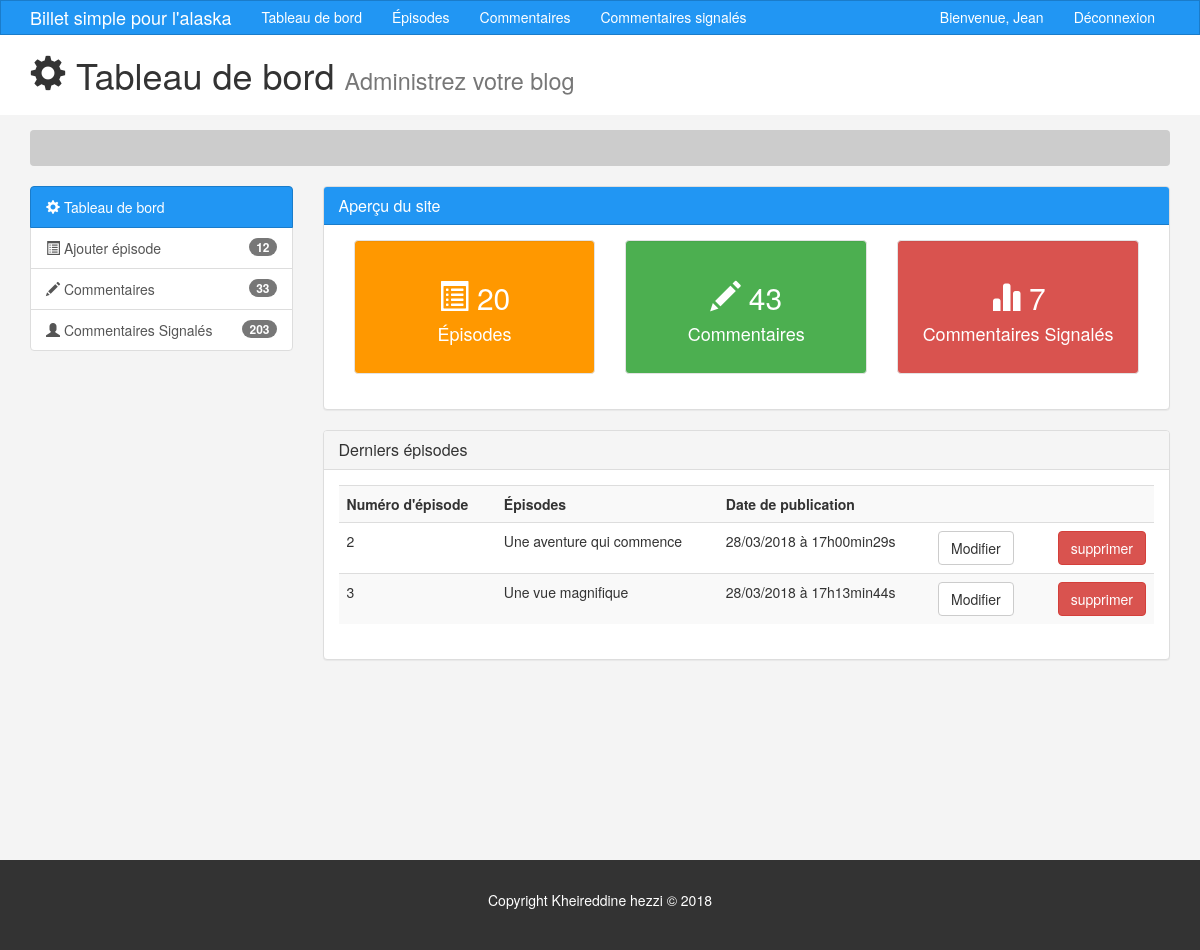
The page /admin/index (signed in) on the database as committed earlier.
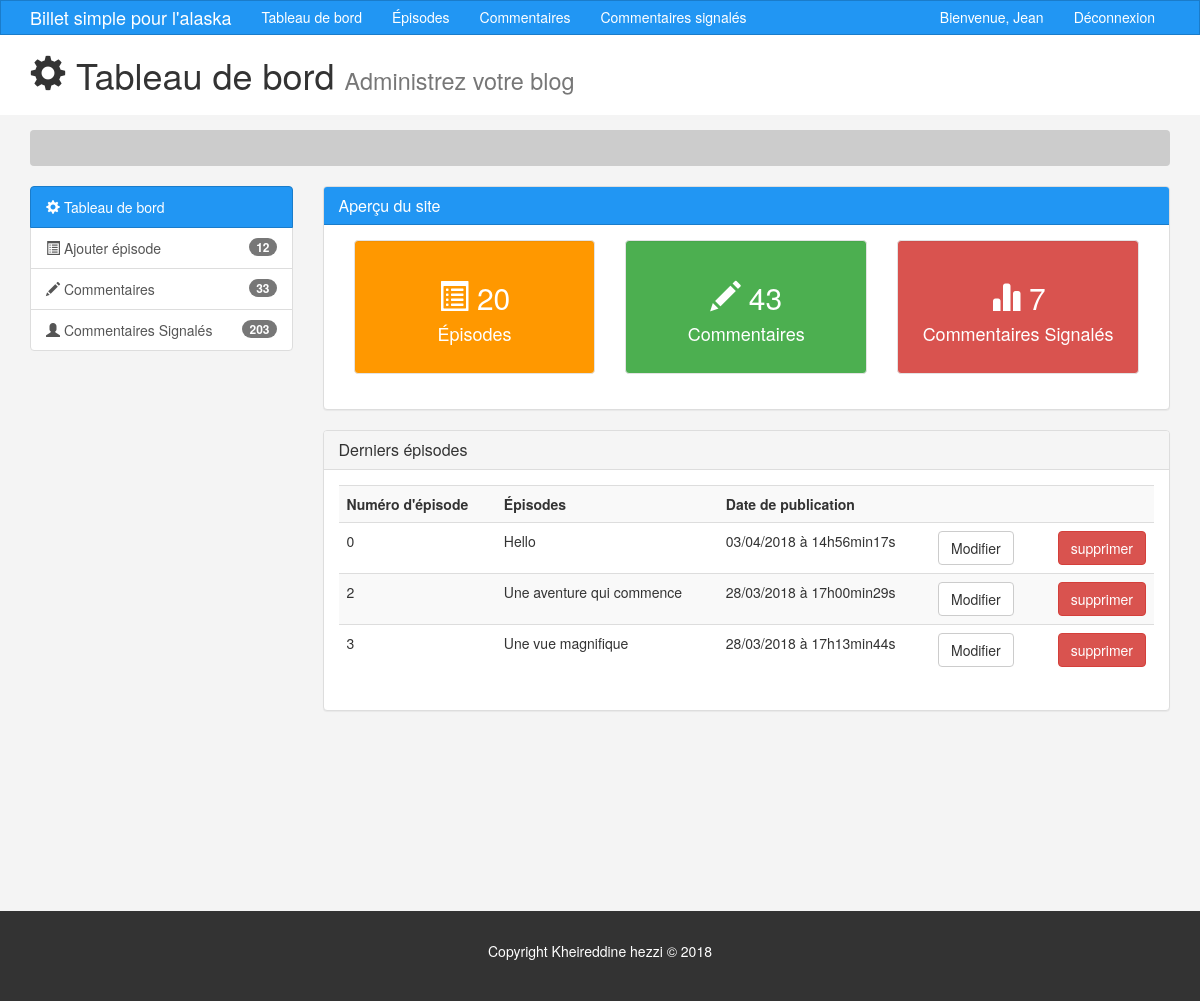
The same page on the database as committed later.
### tables this page shows
CREATE TABLE `posts` (
  `id` int(11) NOT NULL,
  `user_id` int(11) NOT NULL,
  `title` varchar(255) NOT NULL,
  `content` text NOT NULL,
  `created_at` datetime NOT NULL DEFAULT CURRENT_TIMESTAMP,
  `number_e` int(11) NOT NULL
);

### app/controllers/Admin.php (called while the page is built, shortened)
<?php
class Admin extends controller{
    public function __construct(){
        $this->postModel = $this->model('Post');
    }
    public function index(){
            $posts = $this->postModel->getPosts();
            $data = [
                    'admin' => $posts
            ];
            $this->view('admin/index',$data);
    }
}

### app/libraries/Core.php (called while the page is built, shortened)
<?php
class Core {
    protected $currentMethod = 'index';
    public function __construct(){
        $url = $this->getUrl();
        if(file_exists('../app/controllers/' .ucwords($url[0]).'.php')){
        unset($url[0]);
        }
        $this->currentController = new $this->currentController;
        if(isset($url[1])){
                if(method_exists($this->currentController, $url[1])){
                $this->currentMethod = $url[1];
                unset($url[1]);
            }
        }
        $this->params = $url ? array_values($url) : [];
        call_user_func_array([$this->currentController,
                             $this->currentMethod], $this->params);
    }
    public function getUrl(){
        if(isset($_GET['url'])){
            $url = rtrim($_GET['url'], '/');
            $url = filter_var($url, FILTER_SANITIZE_URL);
            $url = explode('/',$url);
            return $url;
        }
    }
}

### public/index.php (called while the page is built, shortened)
<?php
    $init = new Core;

### app/libraries/Database.php (called while the page is built, shortened)
<?php
 class Database {
    private $host = DB_HOST;
    private $user = DB_USER;
    private $pass = DB_PASS;
    private $dbname = DB_NAME;
    private $dbh;
    private $stmt;
    public function __construct(){
        $dsn = 'mysql:host='.$this->host.';dbname='. $this->dbname;
        $options =  array(
            PDO::MYSQL_ATTR_INIT_COMMAND => 'SET NAMES utf8',
            PDO::ATTR_PERSISTENT => true,
            PDO::ATTR_ERRMODE => PDO::ERRMODE_EXCEPTION
        );
        try{
            $this->dbh = new PDO($dsn, $this->user, $this->pass, $options)
            ;
        }catch(PDOException $e){
            $this->error = $e->getMessage();
            echo $this->error;
        }
    }
        public function query($sql){
            $this->stmt = $this->dbh->prepare($sql);
        }
        public function execute(){
            return $this->stmt->execute();
        }
        public function resultSet(){
            $this->execute();
            return $this->stmt->fetchAll(PDO::FETCH_OBJ);
        }
 }

### app/models/post.php (called while the page is built, shortened)
<?php
class Post{
    private $db;
    public function __construct(){
        $this->db = new Database;
    }
    public function getPosts(){
        $this->db->query('SELECT *,substring(content,1,190) AS sub_content ,
        DATE_FORMAT(created_at,\'%d/%m/%Y à %Hh%imin%ss\') AS
        c_date FROM posts ORDER BY number_e ASC');
        $results = $this->db->resultSet();
        return $results;
    }
}

### app/views/admin/index.php (the view, shortened to what the changed rows need)
<?php  require APPROOT .'/views/admin/inc/header.php'; ?>
    <section id="main">
      <div class="container">
        <div class="row">
          <div class="col-md-9">
            <div class="panel panel-default">
              <div class="panel-body">
                <div class="col-md-4">
                  <div class="well dash-box overview">
                    <h2><span class="glyphicon glyphicon-list-alt" aria-hidden="true"></span> 20</h2>
                  </div>
                </div>
                <div class="col-md-4">
                  <div class="well dash-box overview2">
                    <h2><span class="glyphicon glyphicon-pencil" aria-hidden="true"></span> 43</h2>
                  </div>
                </div>
                <div class="col-md-4">
                  <div class="well dash-box overview3">
                    <h2><span class="glyphicon glyphicon-stats" aria-hidden="true"></span> 7</h2>
                  </div>
                </div>
              </div>
              </div>
              <div class="panel panel-default">
                <div class="panel-body">
                  <table class="table table-striped table-hover">
                      <tr>
                        <th>Numéro d'épisode</th>
                        <th>Épisodes</th>
                        <th>Date de publication</th>
                        <th></th>
                        <th></th>
                      </tr>
                      <tr>
                      <?php foreach ($data['admin'] as $post) : ?>
                        <td><?php echo $post->number_e; ?></td>
                        <td><?php echo $post->title;?></td>
                        <td><?php echo $post->c_date ?></td>
                        <td><a class="btn btn-default" href="<?php echo URLROOT; ?>/admin/edit/<?php echo $post->id; ?>">Modifier</a></td>
                        <td><form class="pull-right" action="<?php echo URLROOT; ?>/admin/delete/<?php echo $post->id; ?>" method="post" >
                        <input type="submit" value="supprimer" class="btn btn-danger">
                        </form></td>
                      </tr>
                      <?php endforeach ; ?>
                    </table>
                </div>
              </div>
          </div>
        </div>
      </div>
    </section>
    <?php  require APPROOT .'/views/admin/inc/footer.php'; ?>

Rows that differ between the two databases and show on the page:
added posts: number_e "0", title "Hello", c_date "03/04/2018 à 14h56min17s"
